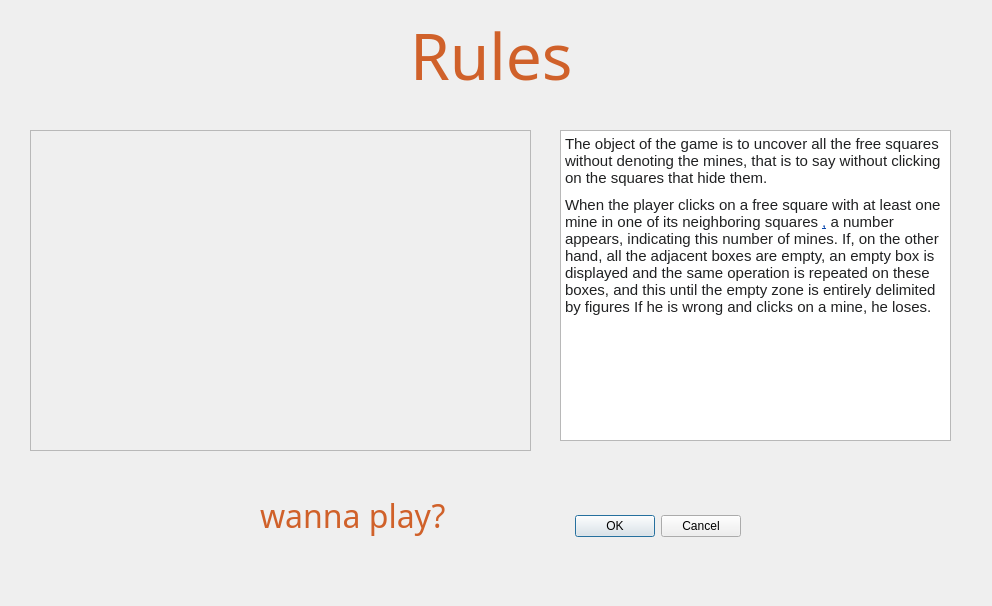
<?xml version="1.0" encoding="UTF-8"?>
<ui version="4.0">
 <class>g3</class>
 <widget class="QDialog" name="g3">
  <property name="geometry">
   <rect>
    <x>0</x>
    <y>0</y>
    <width>992</width>
    <height>606</height>
   </rect>
  </property>
  <property name="windowTitle">
   <string>Dialog</string>
  </property>
  <widget class="QDialogButtonBox" name="buttonBox">
   <property name="geometry">
    <rect>
     <x>550</x>
     <y>510</y>
     <width>191</width>
     <height>32</height>
    </rect>
   </property>
   <property name="orientation">
    <enum>Qt::Horizontal</enum>
   </property>
   <property name="standardButtons">
    <set>QDialogButtonBox::Cancel|QDialogButtonBox::Ok</set>
   </property>
  </widget>
  <widget class="QLabel" name="label_2">
   <property name="geometry">
    <rect>
     <x>410</x>
     <y>0</y>
     <width>211</width>
     <height>111</height>
    </rect>
   </property>
   <property name="font">
    <font>
     <family>MV Boli</family>
     <pointsize>48</pointsize>
    </font>
   </property>
   <property name="text">
    <string>&lt;html&gt;&lt;head/&gt;&lt;body&gt;&lt;p&gt;&lt;span style=&quot; color:#d0612a;&quot;&gt;Rules&lt;/span&gt;&lt;/p&gt;&lt;/body&gt;&lt;/html&gt;</string>
   </property>
  </widget>
  <widget class="QTextBrowser" name="textBrowser">
   <property name="geometry">
    <rect>
     <x>560</x>
     <y>130</y>
     <width>391</width>
     <height>311</height>
    </rect>
   </property>
   <property name="html">
    <string>&lt;!DOCTYPE HTML PUBLIC &quot;-//W3C//DTD HTML 4.0//EN&quot; &quot;http://www.w3.org/TR/REC-html40/strict.dtd&quot;&gt;
&lt;html&gt;&lt;head&gt;&lt;meta name=&quot;qrichtext&quot; content=&quot;1&quot; /&gt;&lt;style type=&quot;text/css&quot;&gt;
p, li { white-space: pre-wrap; }
&lt;/style&gt;&lt;/head&gt;&lt;body style=&quot; font-family:'MS Shell Dlg 2'; font-size:7.8pt; font-weight:400; font-style:normal;&quot;&gt;
&lt;p style=&quot; margin-top:9px; margin-bottom:9px; margin-left:0px; margin-right:0px; -qt-block-indent:0; text-indent:0px; background-color:#ffffff;&quot;&gt;&lt;span style=&quot; font-family:'sans-serif'; font-size:11pt; color:#202122;&quot;&gt;The object of the game is to uncover all the free squares without denoting the mines, that is to say without clicking on the squares that hide them.&lt;/span&gt;&lt;/p&gt;
&lt;p style=&quot; margin-top:9px; margin-bottom:9px; margin-left:0px; margin-right:0px; -qt-block-indent:0; text-indent:0px; background-color:#ffffff;&quot;&gt;&lt;span style=&quot; font-family:'sans-serif'; font-size:11pt; color:#202122;&quot;&gt;When the player clicks on a free square with at least one mine in one of its neighboring squares &lt;/span&gt;&lt;a href=&quot;https://fr.wikipedia.org/wiki/Voisinage_de_Moore&quot;&gt;&lt;span style=&quot; font-family:'sans-serif'; font-size:11pt; text-decoration: underline; color:#0645ad;&quot;&gt;,&lt;/span&gt;&lt;/a&gt;&lt;span style=&quot; font-family:'sans-serif'; font-size:11pt; color:#202122;&quot;&gt; a number appears, indicating this number of mines. If, on the other hand, all the adjacent boxes are empty, an empty box is displayed and the same operation is repeated on these boxes, and this until the empty zone is entirely delimited by figures If he is wrong and clicks on a mine, he loses.&lt;/span&gt;&lt;/p&gt;&lt;/body&gt;&lt;/html&gt;</string>
   </property>
  </widget>
  <widget class="QFrame" name="frame">
   <property name="geometry">
    <rect>
     <x>30</x>
     <y>130</y>
     <width>501</width>
     <height>321</height>
    </rect>
   </property>
   <property name="styleSheet">
    <string notr="true">#frame {
background-image: url(&quot;:/demi.jpg&quot;);
}</string>
   </property>
   <property name="frameShape">
    <enum>QFrame::StyledPanel</enum>
   </property>
   <property name="frameShadow">
    <enum>QFrame::Raised</enum>
   </property>
  </widget>
  <widget class="QLabel" name="label_3">
   <property name="geometry">
    <rect>
     <x>260</x>
     <y>490</y>
     <width>251</width>
     <height>51</height>
    </rect>
   </property>
   <property name="font">
    <font>
     <family>MV Boli</family>
     <pointsize>24</pointsize>
    </font>
   </property>
   <property name="text">
    <string>&lt;html&gt;&lt;head/&gt;&lt;body&gt;&lt;p&gt;&lt;span style=&quot; color:#d0612a;&quot;&gt;wanna play?&lt;/span&gt;&lt;/p&gt;&lt;/body&gt;&lt;/html&gt;</string>
   </property>
  </widget>
 </widget>
 <resources/>
 <connections>
  <connection>
   <sender>buttonBox</sender>
   <signal>accepted()</signal>
   <receiver>g3</receiver>
   <slot>accept()</slot>
   <hints>
    <hint type="sourcelabel">
     <x>248</x>
     <y>254</y>
    </hint>
    <hint type="destinationlabel">
     <x>157</x>
     <y>274</y>
    </hint>
   </hints>
  </connection>
  <connection>
   <sender>buttonBox</sender>
   <signal>rejected()</signal>
   <receiver>g3</receiver>
   <slot>reject()</slot>
   <hints>
    <hint type="sourcelabel">
     <x>316</x>
     <y>260</y>
    </hint>
    <hint type="destinationlabel">
     <x>286</x>
     <y>274</y>
    </hint>
   </hints>
  </connection>
 </connections>
</ui>
